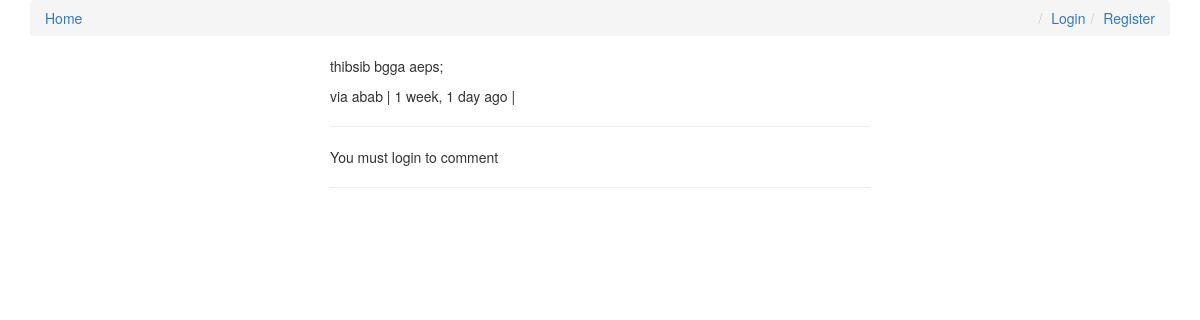
The app's page /comments/1/, older data.
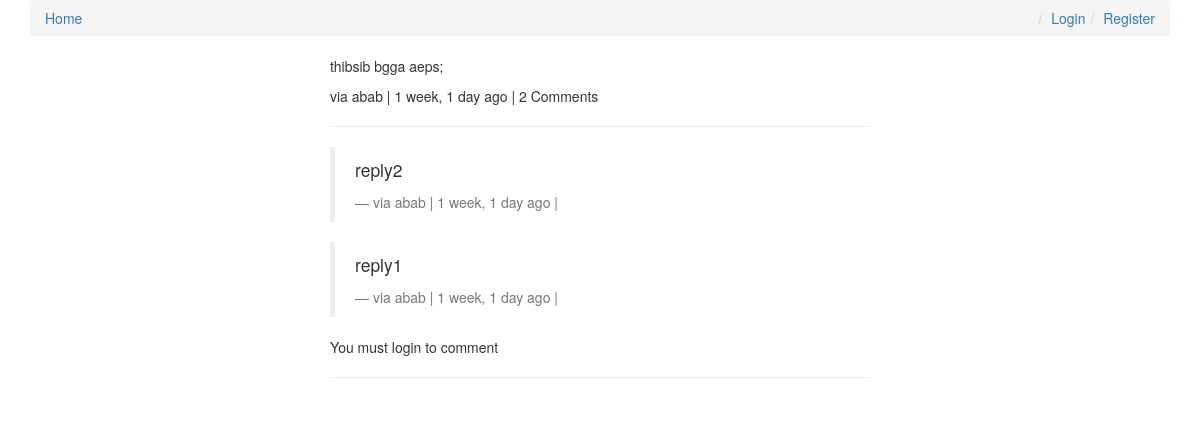
The same page, newer data.
### comments/models.py (models this page shows, shortened)
class Comment(models.Model):
    user        = models.ForeignKey(settings.AUTH_USER_MODEL, default=1)
    content_type = models.ForeignKey(ContentType, on_delete=models.CASCADE)
    object_id = models.PositiveIntegerField()
    content_object = GenericForeignKey('content_type', 'object_id')
    parent      = models.ForeignKey("self", null=True, blank=True)
    content     = models.TextField()
    timestamp   = models.DateTimeField(auto_now_add=True)
    objects = CommentManager()
    class Meta:
        ordering = ['-timestamp']
    def children(self): #replies
        return Comment.objects.filter(parent=self)
    @property
    def is_parent(self):
        if self.parent is not None:
            return False
        return True

### comments/views.py (the view, shortened to what this page needs)
# urls.py: url(r'^(?P<id>\d+)/$', comment_thread, name='thread'),
def comment_thread(request, id):
    try:
        obj = Comment.objects.get(id=id)
    except:
        raise Http404
    if not obj.is_parent:
        obj = obj.parent
    content_object = obj.content_object # Post that the comment is on
    content_id = obj.content_object.id
    initial_data = {
            "content_type": obj.content_type,
            "object_id": obj.object_id
    }
    form = CommentForm(request.POST or None, initial=initial_data)
    context = {
        "comment": obj,
        "form": form,
    }
    return render(request, "comment_thread.html", context)

### templates/comment_thread.html (shortened to what this page needs)
{% extends "base.html" %}
{% load urlify %}
{% load crispy_forms_tags %}
{% block content %}
<div class='col-sm-6 col-sm-offset-3'>
          <p>{{ comment.content }}</p>
          <footer>via {{ comment.user }} | {{ comment.timestamp|timesince }} ago | {% if comment.children.count > 0 %}{{ comment.children.count }} Comment{% if comment.children.count > 1 %}s{% endif %} {% endif %} </footer>
          <hr/>
          <div>
              {% for child_comment in comment.children %}
                <blockquote>
                <p>{{ child_comment.content }}</p>
                <footer>via {{ child_comment.user }} | {{ child_comment.timestamp|timesince }} ago | {% if request.user == child_comment.user %}<a href='{{ child_comment.get_delete_url }}'>Delete</a>{% endif %}</footer>
                </blockquote>
             {% endfor %}
             {% if request.user.is_authenticated %}
            <form method="POST" action="."> {% csrf_token %}
                {{ form|crispy }}
                <input type='hidden' name='parent_id' value='{{ comment.id }}'>
                <input type='submit' value='Reply' class='btn btn-default'>
            </form>
            {% else %}
            <p>You must login to comment </p>
            {% endif %}
        </div>
        <hr/>
</div>
{% endblock content %}

### templates/base.html (shortened to what this page needs)
{% load staticfiles %}
<html>
<head>
<link rel="stylesheet" href="https://maxcdn.bootstrapcdn.com/bootstrap/3.3.6/css/bootstrap.min.css">
<link rel="stylesheet" href="https://maxcdn.bootstrapcdn.com/bootstrap/3.3.6/css/bootstrap-theme.min.css">
<link rel='stylesheet' href='https://maxcdn.bootstrapcdn.com/font-awesome/4.5.0/css/font-awesome.min.css' >
<link rel='stylesheet' href='{% static "css/base.css" %}' />
</head>
<body>
<div class='container'>
    <ol class='breadcrumb'>
        <li><a href='{% url "posts:list" %}'>Home</a></li>
        {% if not request.user.is_authenticated %}
        <li class='pull-right'><a href='{% url "register" %}'>Register</a></li>
        <li class='pull-right'><a href='{% url "login" %}'>Login</a></li>
        {% else %}
        <li class='pull-right'><a href='{% url "logout" %}'>Logout</a></li>
        {% endif %}
    </ol>
{% block content %}{% endblock content %}
</div>
</body>
</html>

Row changes from the older to the newer data that the page shows:
shown differently, row unchanged: Comment "thibsib bgga aeps;": children.count (not shown) → "2"
added Comment: content "reply2", user "abab", timestamp "1 week, 1 day"
added Comment: content "reply1", user "abab", timestamp "1 week, 1 day"
Text that changed along with them:
text now shown: "Comment s"
